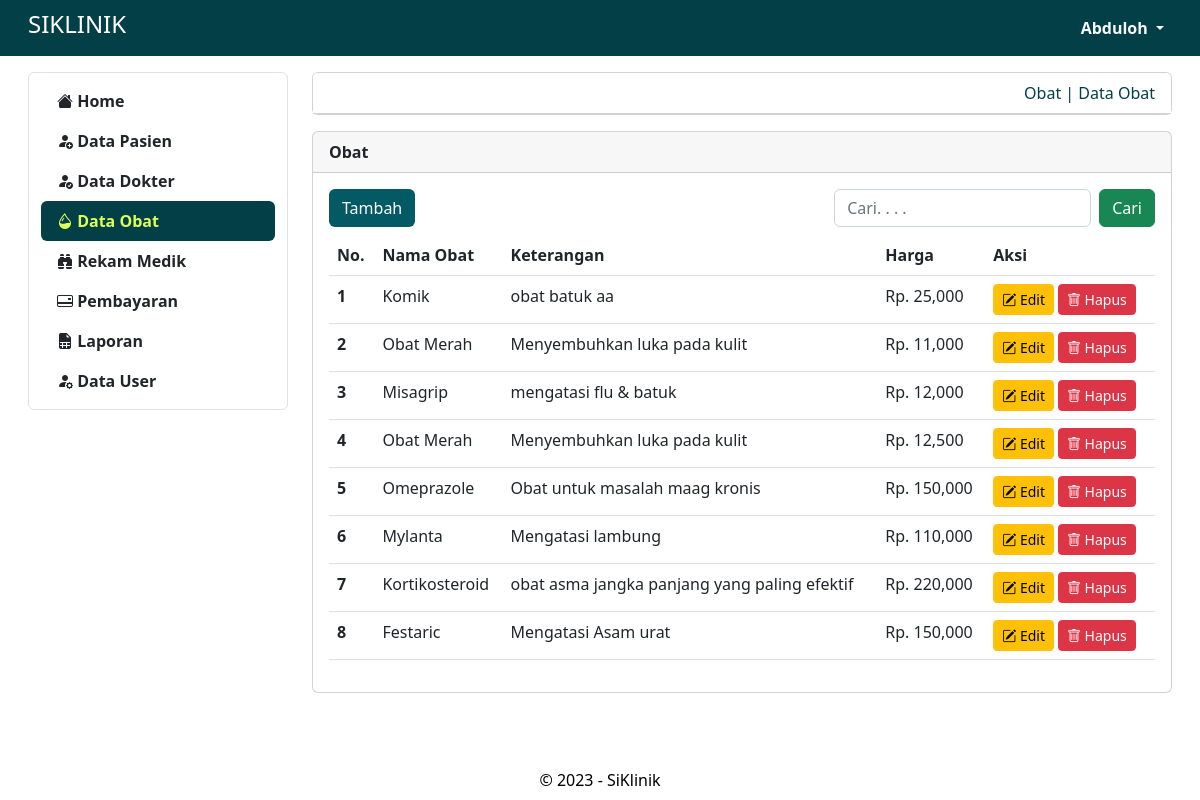
Page /admin/obat (signed in) on the committed database.
### tables this page shows
CREATE TABLE `user` (
  `id` int(11) NOT NULL,
  `nama` varchar(50) NOT NULL,
  `username` varchar(50) NOT NULL,
  `password` varchar(200) NOT NULL,
  `jenis_kelamin` varchar(20) NOT NULL,
  `telp` varchar(16) NOT NULL,
  `alamat` text NOT NULL,
  `level` int(11) NOT NULL
);

CREATE TABLE `obat` (
  `id_obat` int(11) NOT NULL,
  `nama_obat` varchar(50) NOT NULL,
  `keterangan` varchar(200) NOT NULL,
  `harga` varchar(10) NOT NULL
);

### admin/obat.php (the view, shortened to what this page needs)
<?php
include "proses/connect.php";
?>
<div class="col-lg-9 mt-3">
    <div class="me-lg-3">
        <div class="card mb-3">
            <div class="card-header bg-body">
                <div class="d-flex justify-content-end">
                    <a href="obat" class="">Obat | Data Obat</a>
                </div>
            </div>
        </div>
        <div class="navbar-nav nav-pills mb-2  flex-column justify-content-end flex-grow-1">
            <div class=" card justify-content-center">
                <div class="card-header">
                    <b>Obat</b>
                </div>
                <div class="card-body">
                    <div class="row mb-2">
                        <div class="d-flex justify-content-between">
                            <button class="btn btn-tambah" data-bs-toggle="modal" data-bs-target="#ModalTambah">Tambah</button>
                            <div class="d-flex justify-content-between">
                                <input type="search" name="cari" class="form-control me-2" aria-label="search" placeholder="Cari. . . .">
                                <button class="btn btn-success">Cari</button>
                            </div>
                        </div>
                    </div>
                    <?php
                    $query = mysqli_query($conn, "SELECT * FROM obat");
                    while ($record = mysqli_fetch_array($query)) {
                        $result[] = $record;
                    ?>
                    <?php
                    }
                    if (empty($result)) {
                        echo "<div class='text-center border mt-5'>Tidak ada Data Obat!</div>";
                    } else {
                    ?>
                        <div class="table-responsive">
                            <table class="table table-hover">
                                <thead>
                                    <tr class="text-nowrap">
                                        <th scope="col">No.</th>
                                        <th scope="col">Nama Obat</th>
                                        <th scope="col">Keterangan</th>
                                        <th scope="col">Harga</th>
                                        <th scope="col">Aksi</th>
                                    </tr>
                                </thead>
                                <tbody>
                                    <?php
                                    $no = 1;
                                    foreach ($result as $row) {
                                    ?>
                                        <tr>
                                            <th scope="row"><?= $no++; ?></th>
                                            <td><?= ucwords($row['nama_obat']); ?></td>
                                            <td><?= $row['keterangan']; ?></td>
                                            <td>Rp. <?= number_format($row['harga']); ?></td>
                                            <td class="">
                                                <div class="row">
                                                    <div class="col d-flex">
                                                        <button class="btn btn-warning btn-sm me-1" data-bs-toggle="modal" data-bs-target="#ModalEdit<?= $row['id_obat']; ?>"><i class="bi bi-pencil-square"></i> Edit</button>
                                                        <button class="btn btn-danger btn-sm me-1" data-bs-toggle="modal" data-bs-target="#ModalHapus<?= $row['id_obat']; ?>"><i class="bi bi-trash"></i> Hapus</button>
                                                    </div>
                                                </div>
                                            </td>
                                        </tr>
                                    <?php } ?>
                                </tbody>
                            </table>
                        </div>
                    <?php } ?>
                </div>
            </div>
        </div>
    </div>
</div>

### admin/header.php (shortened to what this page needs)
<?php
include "proses/connect.php";
$query = mysqli_query($conn, "SELECT * FROM user WHERE username ='$_SESSION[username_siklinik]'");
?>
<nav class="navbar navbar-expand navbar-dark sticky-top">
    <div class="container-fluid">
        <a class="nav-link ms-lg-3 ms-md-3" href=".">
            <h4>SIKLINIK</h4>
        </a>
        <div class="collapse navbar-collapse justify-content-end" id="navbarNavDropdown">
            <ul class="navbar-nav">
                <li class="nav-item dropdown">
                    <a class="nav-link dropdown-toggle text-light me-lg-3 me-md-3" href="" role="button" data-bs-toggle="dropdown" aria-expanded="false">
                        <?= ucwords($hasil['nama']); ?>
                    </a>
                </li>
            </ul>
        </div>
    </div>
</nav>

### assets/css/styleAdmin.css (style rules this page uses)
:root { --color-body: #b6cbce; --color-heading: #eef3db; --color-base: #033f47; --color-base2: #022a30; --color-brand: #e0f780; --color-brand2: #deff58; --color-modal: #010200; --color-batal: #c90000; --color-batal1: #ad0000; --color-reset: #707070; --color-reset1: #7e7d7d; --color-save: #05af0d; --color-save2: #05970d; }
.card .card-header a { text-decoration: none; color: var(--color-base); }
a { text-decoration: none; color: var(--color-body); transition: all 0.4s ease; }
.navbar { background-color: var(--color-base); color: #fff; }
.navbar .nav-link { font-weight: 600; color: #fff; }
.btn-tambah { background-color: #035964; color: #fff; }

### rows in the picture
user: nama "Abduloh"
obat: nama_obat "Komik", keterangan "obat batuk aa", harga "25,000"
obat: nama_obat "Obat Merah", keterangan "Menyembuhkan luka pada kulit", harga "11,000"
obat: nama_obat "Misagrip", keterangan "mengatasi flu & batuk", harga "12,000"
obat: nama_obat "Obat Merah", keterangan "Menyembuhkan luka pada kulit", harga "12,500"
obat: nama_obat "Omeprazole", keterangan "Obat untuk masalah maag kronis", harga "150,000"
obat: nama_obat "Mylanta", keterangan "Mengatasi lambung", harga "110,000"
obat: nama_obat "Kortikosteroid", keterangan "obat asma jangka panjang yang paling efektif", harga "220,000"
obat: nama_obat "Festaric", keterangan "Mengatasi Asam urat", harga "150,000"
